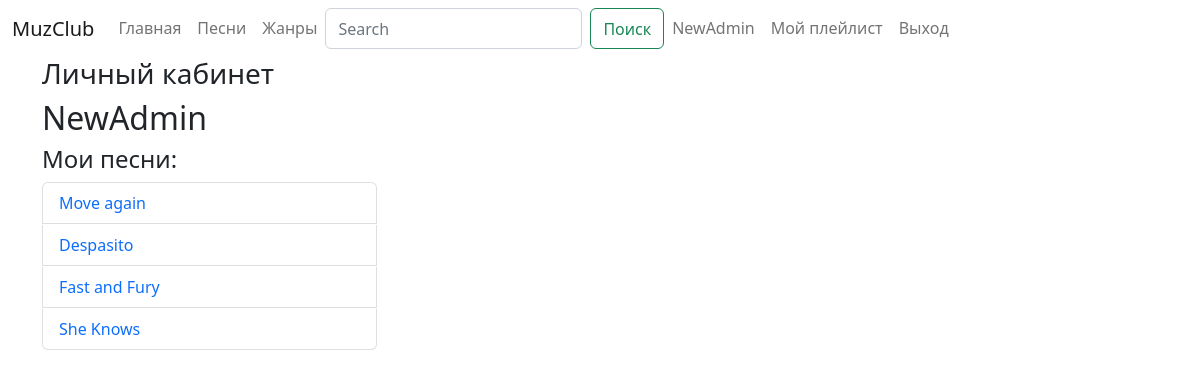
The page /users/profile/ (signed in) on the database its author committed.
### app/models.py (models this page shows, shortened)
class Songs(models.Model):
    name = models.CharField(verbose_name='name', max_length=64, null=False, blank=False)
    category = models.ForeignKey(Category, on_delete=models.PROTECT, null=False, blank=False)
    image = models.ImageField(upload_to='images/', null=True, blank=True, max_length=255)
    file = models.FileField(upload_to='songs/', validators=[FileExtensionValidator(allowed_extensions=['mp3'])], null=False, blank=False)
    author_name = models.CharField(verbose_name='author_name', max_length=64, null=True, blank=True)
    date = models.DateTimeField(auto_now_add=True)

### users/views.py (the view)
# urls.py: path('users/profile/', user_views.user_profile.as_view(), name='user_profile'),
class user_profile(TemplateView):
    template_name = 'users/user_detail.html'
    def get_context_data(self, **kwargs):
        context = super().get_context_data(**kwargs)
        context['object'] = self.request.user
        context['user_songs'] = Songs.objects.filter(author_name=self.request.user.username)
        context['user_favors'] = User.objects.all()
        return context

### users/templates/users/user_detail.html (shortened to what this page needs)
{% extends 'base.html' %}
{% block content %}
<h4>
<h3>Личный кабинет</h3>
    <h2>{{ object.username }}</h2>
    <h4>Мои песни: </h4>
    <ul class="list-group"> {% for el in user_songs %}
    <li style="width: 30%" class="list-group-item"> <a href="{% url 'song' pk=el.pk%}"> {{el.name}}  </a></li>
    {% endfor %}
    </ul>
{% endblock %}

### templates/base.html (shortened to what this page needs)
<!DOCTYPE html>
{% load static %}
<html lang="en">
<head>
    <link rel="stylesheet" href="https://cdn.jsdelivr.net/npm/bootstrap@5.2.3/dist/css/bootstrap.min.css">
</head>
<body>
<nav class="navbar navbar-expand-lg bg-body-tertiary">
    <div class="container-fluid">
        <a class="navbar-brand" href="#">MuzClub</a>
        <div class="collapse navbar-collapse" id="navbarNavDropdown">
            <ul class="navbar-nav me-auto  ">
                <li class="nav-item"> <a class="link nav-link" href="{% url 'home' %}"> Главная </a> </li>
                <li class="nav-item"><a class="link nav-link" href="{% url 'songs' %}"> Песни </a></li>
                <li class="nav-item"><a class="link nav-link"type=""  href="{% url 'genres' %}"> Жанры </a></li>
                <form action="{% url 'search_result' %}"  class="d-flex" role="search", method="post">
                    <input class="form-control me-2" type="text"  aria-label="Search", id="text" name="text", placeholder="Search">
                    <button class="btn btn-outline-success" type="submit">Поиск</button>
                </form>
                {% if user.is_authenticated %}
                    <li class="nav-item "> <a  class="link nav-link" href="{% url 'user_profile'  %}"> {{user.username}} </a></li>
                    <li class="nav-item"><a  class="link nav-link" href="{% url 'user_playlist' %}">Мой плейлист</a></li>
                    <li class="nav-item"><a  class="link nav-link" href="{% url 'user_logout' %}"> Выход </a></li>
                {% else %}
                    <li class="nav-item"> <a class="link nav-link" href="{% url 'user_registration' %}"> Регистрация </a></li>
                    <li class="nav-item"> <a class="link nav-link" href="{% url 'user_login' %}"> Вход </a></li>
                {% endif %}
            </ul>
        </div>
   </div>
</nav>
<div class="container"
    {% block content %}
    {% endblock %}
</div>
</body>
</html>

### rows shown on the page
Songs: name "Move again"
Songs: name "Despasito"
Songs: name "Fast and Fury"
Songs: name "She Knows"

### other values the page prints
{{ user.username }} "NewAdmin"
{{ object.username }} "NewAdmin"
